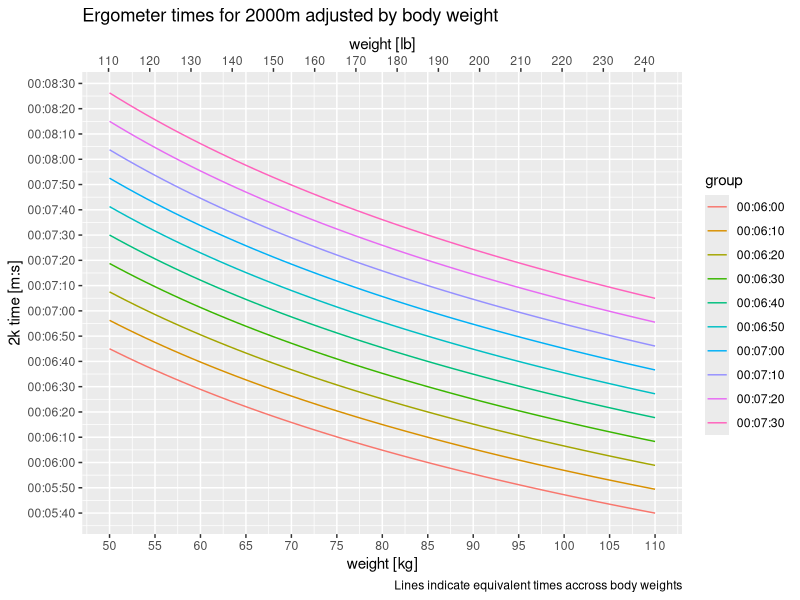

Reproduce this figure in R.
#! /usr/bin/env Rscript
# Plot equivalent 2k times based on adjusted weight

library(ggplot2)
library(lubridate)
library(scales)
library(hms)

adj <- function(actual, base) (actual/base)^0.222
weight <- seq(50, 110, 1)
time <- hms::as_hms(seq(6 * 60, 7.5 * 60, 10))

df <- expand.grid(weight = weight, time = time)
df$adj_time <- df$time/adj(df$weight, 85)
df$group = as.factor(df$time)

p <- ggplot(
    df, aes(
        weight, hms::as_hms(adj_time),
        group = group, color = group
    )
) +
    geom_line() + labs(
    x = "weight [kg]", y = "2k time [m:s]", 
    title = "Ergometer times for 2000m adjusted by body weight",
    caption = "Lines indicate equivalent times accross body weights"
) +
    scale_y_time(breaks = scales::breaks_width("10 sec")) +
    scale_x_continuous(
        breaks = scales::breaks_width(5),
        sec.axis = sec_axis(~(. * 2.205), 
        name = "weight [lb]", 
        breaks = scales::breaks_width(10))
    )
ggsave("ergo.png", p)

